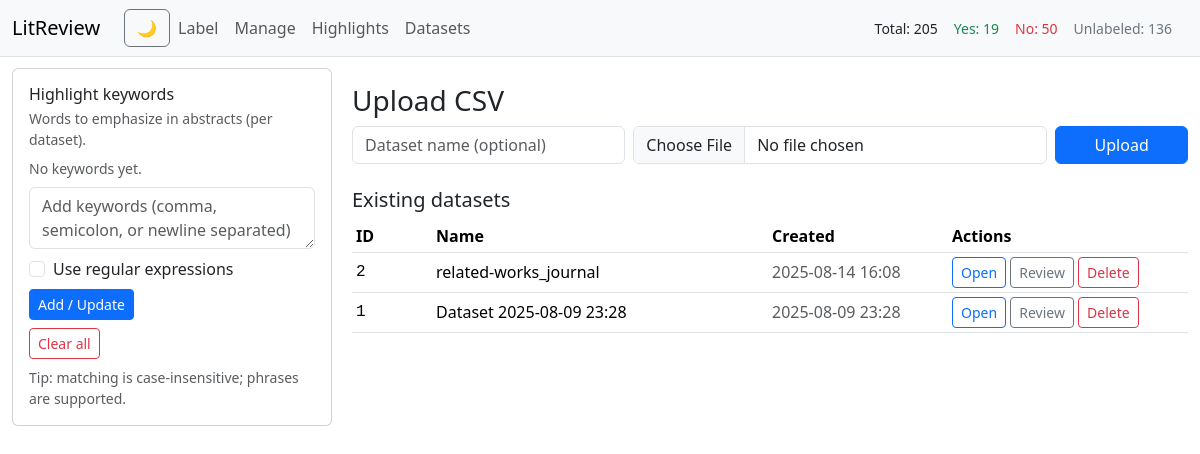
Screenshot of /upload with the database file from the repository.
### app.py (models this page shows)
class Dataset(db.Model):
    __tablename__ = "datasets"
    id = db.Column(db.Integer, primary_key=True)
    name = db.Column(db.String(200), nullable=False)
    created_at = db.Column(db.DateTime, default=dt.datetime.utcnow)
    articles = db.relationship(
        "Article", backref="dataset", lazy=True, cascade="all, delete-orphan"
    )

### app.py (the view, shortened to what this page needs)
@app.route("/upload", methods=["GET", "POST"])
def upload():
    datasets = Dataset.query.order_by(Dataset.created_at.desc()).all()
    return render_template("upload.html", datasets=datasets)

### app.py (called while the page is built)
def get_active_dataset_id() -> Optional[int]:
    dsid = session.get("dataset_id")
    if dsid is None:
        ds = Dataset.query.order_by(Dataset.id.desc()).first()
        return ds.id if ds else None
    return dsid

def counts(dataset_id: int):
    total = (
        db.session.query(func.count(Article.id))
        .filter_by(dataset_id=dataset_id)
        .scalar()
        or 0
    )
    yes = (
        db.session.query(func.count(Article.id))
        .filter_by(dataset_id=dataset_id, label="yes")
        .scalar()
        or 0
    )
    no = (
        db.session.query(func.count(Article.id))
        .filter_by(dataset_id=dataset_id, label="no")
        .scalar()
        or 0
    )
    unlabeled = total - yes - no
    return total, yes, no, unlabeled

def _terms_for_dataset(dsid: Optional[int]) -> List[str]:
    if not dsid:
        return []
    dct = session.get("highlight_terms", {})
    return dct.get(str(dsid), [])

def _regex_flag_for_dataset(dsid: Optional[int]) -> bool:
    if not dsid:
        return False
    dct = session.get("highlight_regex_flags", {})
    return bool(dct.get(str(dsid), False))

@app.context_processor
def inject_nav():
    dsid = get_active_dataset_id()
    datasets = Dataset.query.order_by(Dataset.created_at.desc()).all()
    if dsid:
        total, yes, no, unlabeled = counts(dsid)
    else:
        total = yes = no = unlabeled = 0
    hl_terms = _terms_for_dataset(dsid)
    hl_is_regex = _regex_flag_for_dataset(dsid)
    return {
        "active_dataset_id": dsid,
        "datasets_for_nav": datasets,
        "nav_counts": {"total": total, "yes": yes, "no": no, "unlabeled": unlabeled},
        "highlight_terms": hl_terms,
        "highlight_is_regex": hl_is_regex,
        "highlight_query": ", ".join(hl_terms),
    }

### templates/upload.html
{% extends "base.html" %}
{% block content %}
<h3>Upload CSV</h3>
<form class="mb-4" method="post" enctype="multipart/form-data">
  <div class="row g-2">
    <div class="col-sm-4">
      <input class="form-control" type="text" name="name" placeholder="Dataset name (optional)">
    </div>
    <div class="col-sm-6">
      <input class="form-control" type="file" name="file" accept=".csv" required>
    </div>
    <div class="col-sm-2">
      <button class="btn btn-primary w-100" type="submit">Upload</button>
    </div>
  </div>
</form>
<h5>Existing datasets</h5>
<table class="table table-sm align-middle">
  <thead>
    <tr>
      <th style="width: 80px;">ID</th>
      <th>Name</th>
      <th style="width: 180px;">Created</th>
      <th style="width: 240px;">Actions</th>
    </tr>
  </thead>
  <tbody>
    {% for ds in datasets %}
    <tr>
      <td class="mono">{{ ds.id }}</td>
      <td>{{ ds.name }}</td>
      <td class="text-muted">{{ ds.created_at.strftime('%Y-%m-%d %H:%M') if ds.created_at else '' }}</td>
      <td>
        <a class="btn btn-sm btn-outline-primary" href="{{ url_for('label_next', dataset_id=ds.id) }}">Open</a>
        <a class="btn btn-sm btn-outline-secondary" href="{{ url_for('manage', dataset_id=ds.id) }}">Review</a>
        <form method="post" action="{{ url_for('delete_dataset', dataset_id=ds.id) }}" style="display:inline"
          onsubmit="return confirm('Delete this dataset and all its articles?');">
          <button class="btn btn-sm btn-outline-danger" type="submit">Delete</button>
        </form>
      </td>
    </tr>
    {% else %}
    <tr>
      <td colspan="4" class="text-muted">No datasets yet.</td>
    </tr>
    {% endfor %}
  </tbody>
</table>
{% endblock %}

### templates/base.html (shortened to what this page needs)
<!doctype html>
<html lang="en">
<head>
  <link href="https://cdn.jsdelivr.net/npm/bootstrap@5.3.3/dist/css/bootstrap.min.css" rel="stylesheet">
</head>
<body>
  <nav class="navbar navbar-expand-lg border-bottom fixed-top bg-light navbar-light">
    <div class="container-fluid">
      <a class="navbar-brand" href="{{ url_for('home') }}">LitReview</a>
      <button id="darkModeToggle" class="btn btn-outline-secondary ms-2" title="Toggle dark mode">🌙</button>
      <div class="collapse navbar-collapse" id="topNav">
        <ul class="navbar-nav me-auto mb-2 mb-lg-0">
          {% if active_dataset_id %}
          <li class="nav-item">
            <a class="nav-link" href="{{ url_for('label_next', dataset_id=active_dataset_id) }}">Label</a>
          </li>
          <li class="nav-item">
            <a class="nav-link" href="{{ url_for('manage', dataset_id=active_dataset_id) }}">Manage</a>
          </li>
          <li class="nav-item">
            <a class="nav-link" href="{{ url_for('highlights', dataset_id=active_dataset_id) }}">Highlights</a>
          </li>
          {% endif %}
          <li class="nav-item">
            <a class="nav-link" href="{{ url_for('upload') }}">Datasets</a>
          </li>
        </ul>
        {% if active_dataset_id %}
        <div class="d-none d-lg-flex me-3 small text-nowrap">
          <span class="me-3">Total: <span class="badge-count">{{ nav_counts.total }}</span></span>
          <span class="me-3 text-success">Yes: <span class="badge-count">{{ nav_counts.yes }}</span></span>
          <span class="me-3 text-danger">No: <span class="badge-count">{{ nav_counts.no }}</span></span>
          <span class="text-secondary">Unlabeled: <span class="badge-count">{{ nav_counts.unlabeled }}</span></span>
        </div>
        {% endif %}
      </div>
    </div>
  </nav>
  <div class="container-fluid">
    <div class="layout">
      <aside class="d-none d-lg-block sidebar-sticky" aria-label="Highlight keywords">
        <div class="card">
          <div class="card-body">
            <h6 class="card-title mb-1">Highlight keywords</h6>
            <div class="text-muted small mb-2">Words to emphasize in abstracts (per dataset).</div>
            <div class="mb-2">
              {% if highlight_terms %}
                {% for term in highlight_terms %}
                <form method="post" action="{{ url_for('remove_highlight') }}" class="d-inline">
                  <input type="hidden" name="term" value="{{ term }}">
                  <span class="chip" title="Remove '{{ term }}'">
                    {{ term }}
                    <button type="submit" class="btn-close" aria-label="Remove"></button>
                  </span>
                </form>
                {% endfor %}
              {% else %}
                <div class="text-muted small">No keywords yet.</div>
              {% endif %}
            </div>
            <form method="post" action="{{ url_for('set_highlight') }}" class="mb-2">
              <div class="mb-2">
                <textarea class="form-control" name="keywords" rows="2"
                  placeholder="Add keywords (comma, semicolon, or newline separated)">{{ highlight_query }}</textarea>
              </div>
              <div class="form-check mb-2">
                <input class="form-check-input" type="checkbox" id="kwRegex" name="is_regex" {% if highlight_is_regex %}checked{% endif %}>
                <label class="form-check-label" for="kwRegex">Use regular expressions</label>
              </div>
              <button class="btn btn-sm btn-primary" type="submit">Add / Update</button>
            </form>
            <form method="post" action="{{ url_for('clear_highlight') }}">
              <button class="btn btn-sm btn-outline-danger" type="submit">Clear all</button>
            </form>
            <div class="small text-muted mt-2">
              Tip: matching is case-insensitive; phrases are supported.
            </div>
          </div>
        </div>
      </aside>
      <main class="py-3">
        {% block content %}{% endblock %}
      </main>
    </div>
  </div>
</body>
</html>

### templates/base.html (style rules this page uses)
:root { --max-abs-ch: 98ch; }
body { padding-top: 4.25rem; }
.mono { font-family: ui-monospace, SFMono-Regular, Menlo, Monaco, Consolas, "Liberation Mono", monospace; }
@media (min-width: 992px) { .layout { display:grid; grid-template-columns: 320px 1fr; gap:1.25rem; } }
@media (min-width: 992px) { .sidebar-sticky { position: sticky; top: 5rem; align-self: start; max-height: calc(100vh - 6rem); overflow: auto; } }
.badge-count { font-weight:500; }
.navbar { transition: background-color .2s ease; }

### rows the page displays
Dataset: id "2", name "related-works_journal", created_at "2025-08-14 16:08"
Dataset: id "1", name "Dataset 2025-08-09 23:28", created_at "2025-08-09 23:28"

### other values shown
{{ nav_counts.total }} "205"
{{ nav_counts.yes }} "19"
{{ nav_counts.no }} "50"
{{ nav_counts.unlabeled }} "136"
